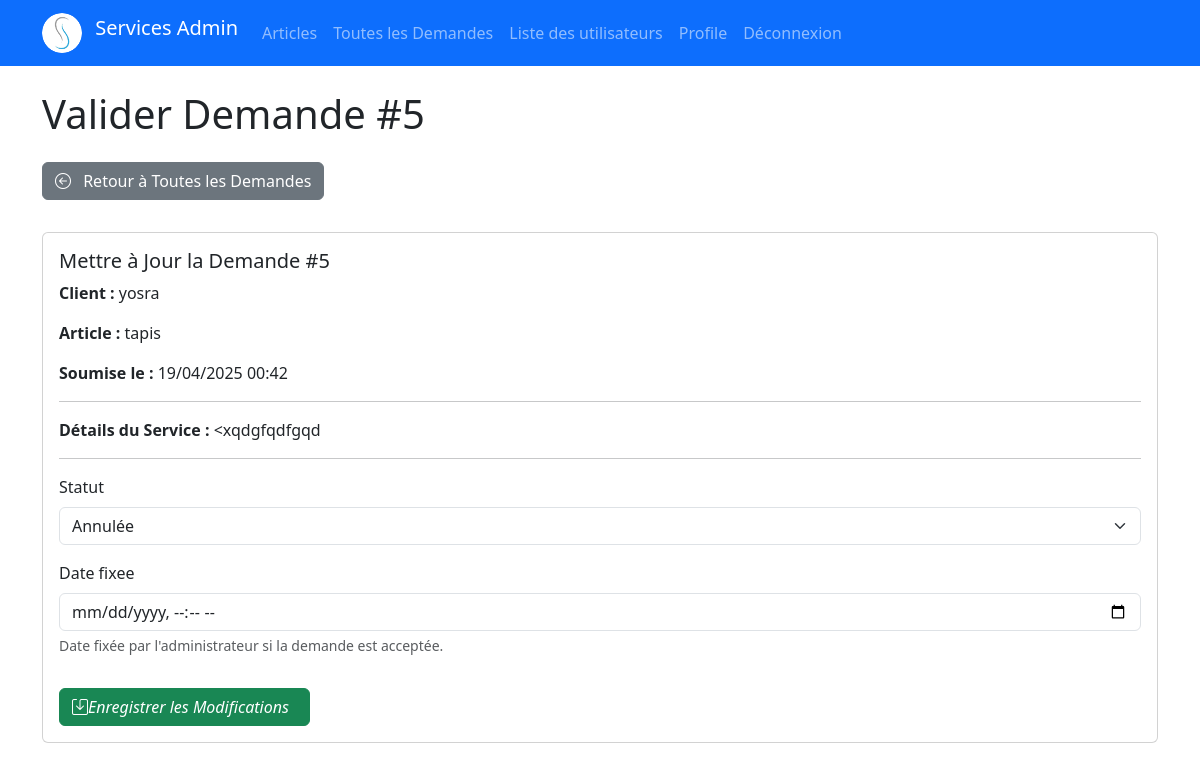
The page /demandes/5/validate/ (signed in) on the database as committed earlier.
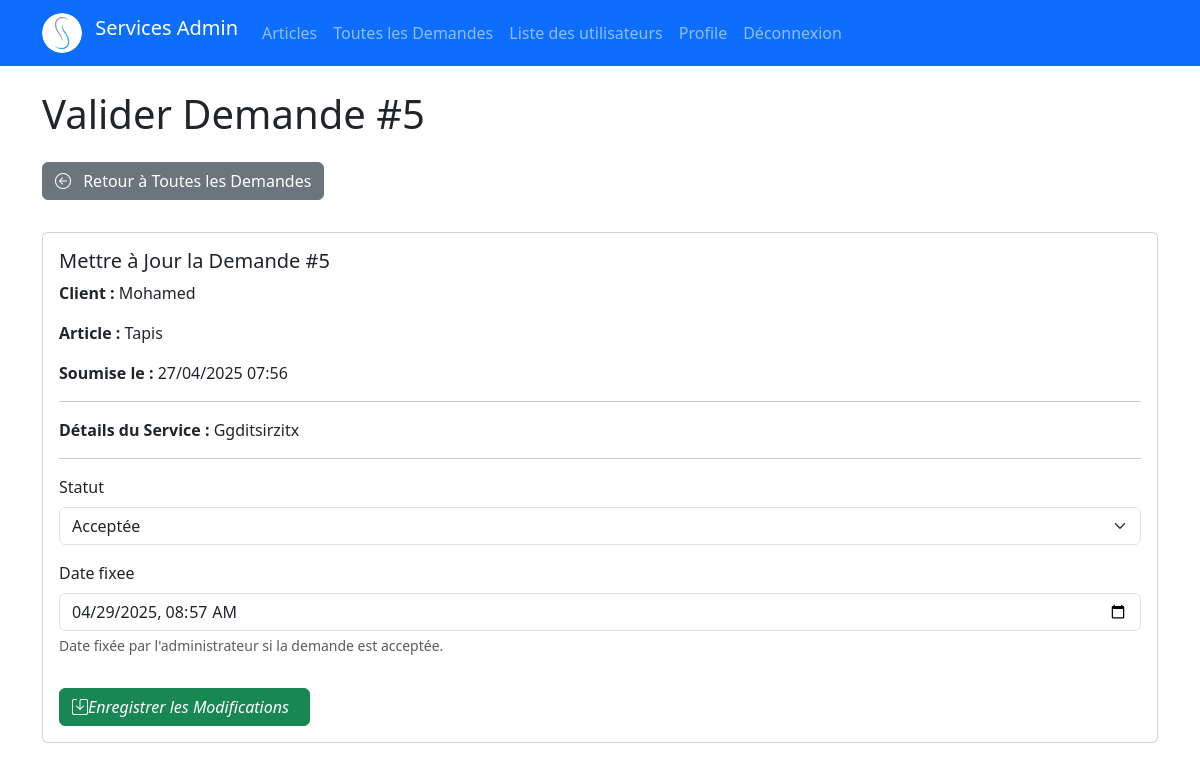
The same page on the database as committed later.
### demande/models.py (models this page shows, shortened)
class Demande(models.Model):
    STATUT_CHOICES = [
        ('en_attente', 'En attente de validation'),
        ('acceptee', 'Acceptée'),
        ('rejetee', 'Rejetée'),
        ('completee', 'Complétée'),
        ('annulee', 'Annulée'), # Un client pourrait annuler
    ]
    client = models.ForeignKey(settings.AUTH_USER_MODEL, on_delete=models.CASCADE, related_name='demandes')
    article = models.ForeignKey(Article, on_delete=models.CASCADE, related_name='demandes_liees')
    details_service = models.TextField(help_text="Décrivez le service que vous demandez pour cet article.")
    statut = models.CharField(max_length=20, choices=STATUT_CHOICES, default='en_attente')
    date_demande = models.DateTimeField(auto_now_add=True)
    date_fixee = models.DateTimeField(null=True, blank=True, help_text="Date fixée par l'administrateur si la demande est acceptée.")
    validee_par = models.ForeignKey(settings.AUTH_USER_MODEL, on_delete=models.SET_NULL, null=True, blank=True, related_name='demandes_validees')
    class Meta:
        ordering = ['-date_demande'] # Trie les demandes par date de demande décroissante

### users/models.py (models this page shows, shortened)
class CustomUser(AbstractBaseUser, PermissionsMixin):
    email = models.EmailField(unique=True)
    username = models.CharField(max_length=30, unique=True)
    phone = models.CharField(max_length=20, blank=True, null=True)
    is_active = models.BooleanField(default=True)
    is_staff = models.BooleanField(default=False)
    date_joined = models.DateTimeField(auto_now_add=True, null=True, blank=True)
    profile_picture = models.ImageField(
        upload_to='profile_pics/',
        blank=True,
        null=True,
        verbose_name="Photo de profil"
    )
    objects = CustomUserManager()
    USERNAME_FIELD = 'email'  # Utilisez email comme identifiant
    REQUIRED_FIELDS = ['username']

### articles/models.py (models this page shows, shortened)
class Article(models.Model):
    title = models.CharField(max_length=200)
    content = models.TextField()
    author = models.ForeignKey(settings.AUTH_USER_MODEL, on_delete=models.CASCADE, related_name='articles')
    published_date = models.DateTimeField(default=timezone.now)
    created_date = models.DateTimeField(auto_now_add=True)
    updated_date = models.DateTimeField(auto_now=True)
    class Meta:
        ordering = ['-published_date'] # Trie les articles par date de publication décroissante

### demande/views.py (the view)
# urls.py: path('<int:pk>/validate/', views.validate_demande, name='validate_demande'), # /demandes/1/validate/
@user_passes_test(is_staff_or_superuser)
def validate_demande(request, pk):
    demande = get_object_or_404(Demande, pk=pk)
    if request.method == 'POST':
        form = SuperuserDemandeValidationForm(request.POST, instance=demande)
        if form.is_valid():
            if demande.statut != form.cleaned_data['statut'] and demande.validee_par is None:
                 demande.validee_par = request.user
            form.save()
            messages.success(request, f"La demande #{demande.pk} a été mise à jour.")
            return redirect('demande:list_all_demandes') # Redirige vers la liste de toutes les demandes
        else:
             messages.error(request, "Veuillez corriger les erreurs de validation.")
    else:
        form = SuperuserDemandeValidationForm(instance=demande)
    context = {
        'form': form,
        'demande': demande,
        'page_title': f'Valider Demande #{demande.pk}'
    }
    return render(request, 'demande/demande_validation_form.html', context) # Template pour le formulaire de validation

### demande/forms.py
class SuperuserDemandeValidationForm(forms.ModelForm):
     class Meta:
         model = Demande
         fields = ['statut', 'date_fixee']
         widgets = {
             'statut': forms.Select(attrs={'class': 'form-select'}),
             'date_fixee': forms.DateTimeInput(attrs={'class': 'form-control', 'type': 'datetime-local'}), # Input type datetime-local pour un sélecteur intégré
         }

### demande/views.py (called while the page is built)
def is_staff_or_superuser(user):
    return user.is_staff or user.is_superuser

### demande/templates/demande/demande_validation_form.html (shortened to what this page needs)
{% extends 'base.html' %}
{% load static %}
{% block content %}
    <h1 class="mb-4">{{ page_title }}</h1>
    <p>
        <a href="{% url 'demande:list_all_demandes' %}" class="btn btn-secondary mb-3">
             <i class="bi bi-arrow-left-circle me-2"></i> Retour à Toutes les Demandes</a>
    </p>
    <div class="card">
        <div class="card-body">
            <h5 class="card-title">Mettre à Jour la Demande #{{ demande.pk }}</h5>
            <p><strong>Client :</strong> {{ demande.client.username }}</p>
            <p><strong>Article :</strong> {{ demande.article.title }}</p>
             <p><strong>Soumise le :</strong> {{ demande.date_demande|date:"d/m/Y H:i" }}</p>
            <hr>
            <p><strong>Détails du Service :</strong> {{ demande.details_service }}</p>
            <hr>
            <form method="post">
                {% for field in form %}
                    <div class="mb-3">
                        <label for="{{ field.id_for_label }}" class="form-label">{{ field.label }}</label>
                        {{ field }}
                        {% if field.help_text %}
                            <div class="form-text">{{ field.help_text|safe }}</div>
                        {% endif %}
                    </div>
                {% endfor %}
                <button type="submit" class="btn btn-success mt-3">
                    <i class="bi bi-save me-2">Enregistrer les Modifications</i></button>
            </form>
        </div>
    </div>
{% endblock %}

Rows that differ between the two databases and show on the page:
changed Demande id 5: client.username "yosra" → "Mohamed"; article "tapis" → "Tapis"; date_demande "19/04/2025 00:42" → "27/04/2025 07:56"; details_service "<xqdgfqdfgqd" → "Ggditsirzitx"; statut "Annulée" → "Acceptée"; date_fixee (not shown) → "04/29/2025 08:57"
